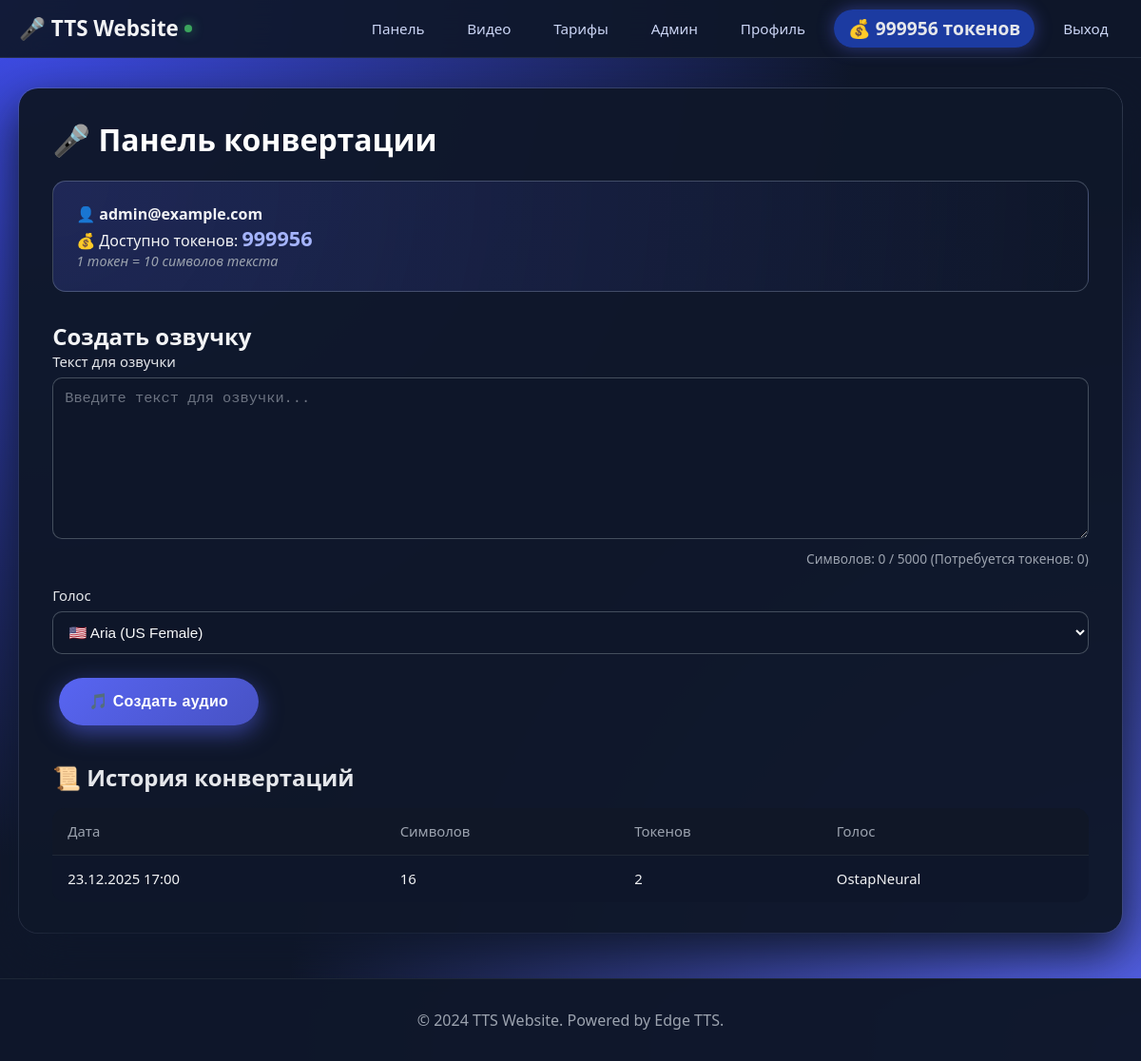
The page /dashboard (signed in) on the database its author committed.
### models.py (models this page shows, shortened)
class User(UserMixin, db.Model):
    id = db.Column(db.Integer, primary_key=True)
    email = db.Column(db.String(120), unique=True, nullable=False, index=True)
    password_hash = db.Column(db.String(200), nullable=False)
    is_admin = db.Column(db.Boolean, default=False)
    tokens = db.Column(db.Integer, default=0)
    created_at = db.Column(db.DateTime, default=datetime.utcnow)
    conversions = db.relationship('Conversion', backref='user', lazy='dynamic')

class Conversion(db.Model):
    id = db.Column(db.Integer, primary_key=True)
    user_id = db.Column(db.Integer, db.ForeignKey('user.id'), nullable=False)
    text_length = db.Column(db.Integer, nullable=False)
    tokens_used = db.Column(db.Integer, nullable=False)
    voice_used = db.Column(db.String(100))
    filename = db.Column(db.String(200))
    created_at = db.Column(db.DateTime, default=datetime.utcnow)

### app.py (the view, shortened to what this page needs)
@app.route('/dashboard', methods=['GET', 'POST'])
@login_required
def dashboard():
    if not app.config.get('ENABLE_TTS', True):
        flash('Функция TTS отключена', 'warning')
        return redirect(url_for('index'))
    from forms import TTSForm
    form = TTSForm()
    conversions = current_user.conversions.order_by(Conversion.created_at.desc()).limit(10).all()
    return render_template('dashboard.html', form=form, user=current_user, conversions=conversions)

### forms.py
class TTSForm(FlaskForm):
    text = TextAreaField('Текст для озвучки', validators=[
        DataRequired(message='Введите текст'),
        Length(max=5000, message='Максимум 5000 символов')
    ])
    voice = SelectField('Голос', choices=[
        ('en-US-AriaNeural', '🇺🇸 Aria (US Female)'),
        ('en-US-GuyNeural', '🇺🇸 Guy (US Male)'),
        ('en-GB-SoniaNeural', '🇬🇧 Sonia (UK Female)'),
        ('en-GB-RyanNeural', '🇬🇧 Ryan (UK Male)'),
        ('ru-RU-SvetlanaNeural', '🇷🇺 Светлана (RU Female)'),
        ('ru-RU-DmitryNeural', '🇷🇺 Дмитрий (RU Male)'),
        ('uk-UA-PolinaNeural', '🇺🇦 Поліна (UA Female)'),
        ('uk-UA-OstapNeural', '🇺🇦 Остап (UA Male)'),
    ])

### app.py (called while the page is built)
@login_manager.user_loader
def load_user(user_id):
    return User.query.get(int(user_id))

@app.context_processor
def inject_config():
    return dict(config=app.config)

### templates/dashboard.html (shortened to what this page needs)
{% extends "base.html" %}
{% block content %}
<div class="dashboard">
    <h1>🎤 Панель конвертации</h1>
    <div class="user-info">
        <p>👤 <strong>{{ current_user.email }}</strong></p>
        <p>💰 Доступно токенов: <strong class="token-count">{{ current_user.tokens }}</strong></p>
        <p class="hint">1 токен = 10 символов текста</p>
    </div>
    <div class="tts-form">
        <h2>Создать озвучку</h2>
        <form method="POST" action="">
            <div class="form-group">
                {{ form.text.label }}
                {{ form.text(class="form-control", rows="8", placeholder="Введите текст для озвучки...") }}
                <div class="char-counter">
                    Символов: <span id="charCount">0</span> / 5000
                    (Потребуется токенов: <span id="tokensNeeded">0</span>)
                </div>
            </div>
            <div class="form-group">
                {{ form.voice.label }}
                {{ form.voice(class="form-control") }}
            </div>
            <button type="submit" class="btn btn-primary btn-large">
                🎵 Создать аудио
            </button>
        </form>
    </div>
    {% if conversions %}
    <div class="history">
        <h2>📜 История конвертаций</h2>
        <table class="history-table">
            <thead>
                <tr>
                    <th>Дата</th>
                    <th>Символов</th>
                    <th>Токенов</th>
                    <th>Голос</th>
                </tr>
            </thead>
            <tbody>
                {% for conv in conversions %}
                <tr>
                    <td>{{ conv.created_at.strftime('%d.%m.%Y %H:%M') }}</td>
                    <td>{{ conv.text_length }}</td>
                    <td>{{ conv.tokens_used }}</td>
                    <td>{{ conv.voice_used.split('-')[2] if '-' in conv.voice_used else conv.voice_used }}</td>
                </tr>
                {% endfor %}
            </tbody>
        </table>
    </div>
    {% endif %}
</div>
{% endblock %}

### templates/base.html (shortened to what this page needs)
<!DOCTYPE html>
<html lang="ru">
<head>
    <link rel="stylesheet" href="{{ url_for('static', filename='css/style.css') }}">
</head>
<body>
    <nav class="navbar">
        <div class="container">
            <a href="{{ url_for('index') }}" class="logo">🎤 TTS Website</a>
            <ul class="nav-menu">
                {% if current_user.is_authenticated %}
                    {% if config.ENABLE_TTS %}
                        <li><a href="{{ url_for('dashboard') }}">Панель</a></li>
                    {% endif %}
                    {% if config.ENABLE_VIDEO_DOWNLOAD %}
                        <li><a href="{{ url_for('video') }}">Видео</a></li>
                    {% endif %}
                    {% if config.ENABLE_PRICING %}
                        <li><a href="{{ url_for('pricing') }}">Тарифы</a></li>
                    {% endif %}
                    {% if current_user.is_admin and config.ENABLE_ADMIN %}
                        <li><a href="{{ url_for('admin') }}">Админ</a></li>
                    {% endif %}
                    {% if config.ENABLE_PROFILE %}
                        <li><a href="{{ url_for('profile') }}">Профиль</a></li>
                    {% endif %}
                    <li><span class="tokens">💰 {{ current_user.tokens }} токенов</span></li>
                    <li><a href="{{ url_for('logout') }}">Выход</a></li>
                {% else %}
                    {% if config.ENABLE_PRICING %}
                        <li><a href="{{ url_for('pricing') }}">Тарифы</a></li>
                    {% endif %}
                    <li><a href="{{ url_for('login') }}">Вход</a></li>
                    <li><a href="{{ url_for('register') }}">Регистрация</a></li>
                {% endif %}
            </ul>
        </div>
    </nav>
    <div class="container">
        {% block content %}{% endblock %}
    </div>
    <footer>
        <div class="container">
            <p>&copy; 2024 TTS Website. Powered by Edge TTS.</p>
        </div>
    </footer>
</body>
</html>

### static/css/style.css (style rules this page uses)
* { margin: 0; padding: 0; box-sizing: border-box; }
body { font-family: system-ui, -apple-system, BlinkMacSystemFont, "Segoe UI", sans-serif; background: radial-gradient(circle at top left, #404eed 0, transparent 55%), radial-gradient(circle at bottom right, #5865f2 0, transparent 55%), #0f172a; min-height: 100vh; color: #f2f3f5; }
.container { max-width: 1200px; margin: 0 auto; padding: 0 20px; }
.navbar { backdrop-filter: blur(18px); background: rgba(15, 23, 42, 0.92); border-bottom: 1px solid rgba(148, 163, 184, 0.15); padding: 0.9rem 0; margin-bottom: 2rem; position: sticky; top: 0; z-index: 20; }
.navbar .container { display: flex; justify-content: space-between; align-items: center; }
.logo { font-size: 1.4rem; font-weight: 700; color: #f2f3f5; text-decoration: none; display: flex; align-items: center; gap: 0.4rem; }
.logo::after { content: ''; width: 8px; height: 8px; border-radius: 999px; background: #3ba55d; box-shadow: 0 0 12px rgba(59, 165, 93, 0.8); }
.nav-menu { display: flex; list-style: none; gap: 1rem; align-items: center; }
.nav-menu a { color: #cbd5f5; text-decoration: none; font-size: 0.95rem; padding: 0.4rem 0.9rem; border-radius: 999px; position: relative; overflow: hidden; transition: color 0.2s ease, background 0.2s ease, transform 0.15s ease; }
.nav-menu a::before { content: ''; position: absolute; inset: 0; background: radial-gradient(circle at top left, rgba(88, 101, 242, 0.4), transparent 55%); opacity: 0; transition: opacity 0.2s ease; }
.nav-menu a span, .nav-menu a { position: relative; z-index: 1; }
.tokens { background: rgba(30, 64, 175, 0.9); color: #e5e7eb; padding: 0.4rem 0.9rem; border-radius: 999px; font-weight: 600; font-size: 0.9rem; box-shadow: 0 0 18px rgba(88, 101, 242, 0.45); }
.btn { display: inline-flex; align-items: center; justify-content: center; padding: 0.8rem 1.6rem; border-radius: 999px; text-decoration: none; border: none; cursor: pointer; font-size: 0.95rem; font-weight: 600; transition: all 0.18s ease; letter-spacing: 0.02em; }
.btn-primary { background: linear-gradient(135deg, #5865f2, #4752c4); color: #ffffff; box-shadow: 0 8px 25px rgba(88, 101, 242, 0.55), 0 0 0 1px rgba(15, 23, 42, 0.6); }
.btn-large { padding: 0.95rem 2rem; font-size: 1rem; margin: 0.4rem; }
.form-group { margin-bottom: 1.2rem; }
.form-group label { display: block; margin-bottom: 0.4rem; font-weight: 500; color: #e5e7eb; font-size: 0.93rem; }
.form-control { width: 100%; padding: 0.75rem; border-radius: 10px; font-size: 0.96rem; border: 1px solid rgba(75, 85, 99, 0.9); background: rgba(15, 23, 42, 0.9); color: #f9fafb; transition: border-color 0.18s ease, box-shadow 0.18s ease, background 0.18s ease, transform 0.12s ease; }
.form-control::placeholder { color: #6b7280; }
.dashboard { background: rgba(15, 23, 42, 0.97); border-radius: 20px; padding: 2rem 2.2rem; box-shadow: 0 20px 50px rgba(15, 23, 42, 0.95), 0 0 0 1px rgba(148, 163, 184, 0.3); animation: cardIn 0.3s ease-out; }
.dashboard h1 { color: #ffffff; margin-bottom: 1.4rem; }
.user-info { background: radial-gradient(circle at top left, rgba(88, 101, 242, 0.21), rgba(15, 23, 42, 0.98)); padding: 1.4rem 1.5rem; border-radius: 14px; margin-bottom: 1.9rem; border: 1px solid rgba(148, 163, 184, 0.35); }
.token-count { color: #a5b4fc; font-size: 1.35rem; }
.hint { color: #9ca3af; font-size: 0.9rem; font-style: italic; }
.tts-form { margin-bottom: 2rem; }
.char-counter { text-align: right; color: #9ca3af; font-size: 0.86rem; margin-top: 0.4rem; }
textarea.form-control { resize: vertical; min-height: 150px; }
.history { margin-top: 2rem; }
.history h2 { color: #e5e7eb; margin-bottom: 1rem; }
.history-table { width: 100%; border-collapse: collapse; background: rgba(15, 23, 42, 0.98); border-radius: 14px; overflow: hidden; }
.history-table th, .history-table td { padding: 0.9rem 1rem; text-align: left; border-bottom: 1px solid rgba(31, 41, 55, 0.95); font-size: 0.93rem; }
.history-table th { background: rgba(17, 24, 39, 0.98); font-weight: 500; color: #9ca3af; }
.history-table tr:last-child td { border-bottom: none; }
footer { background: rgba(15, 23, 42, 0.98); padding: 2rem 0; margin-top: 3rem; text-align: center; color: #9ca3af; border-top: 1px solid rgba(31, 41, 55, 0.95); }
.tokens { color: #e5e7eb; font-size: 1.2rem; margin-bottom: 1rem; }

### rows shown on the page
User: tokens "999956", email "admin@example.com"
Conversion: created_at "23.12.2025 17:00", text_length "16", tokens_used "2", voice_used "OstapNeural"
